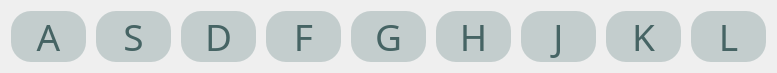
       <widget class="QWidget" name="horizontalLayoutWidget_17">
        <property name="geometry">
         <rect>
          <x>360</x>
          <y>780</y>
          <width>757</width>
          <height>61</height>
         </rect>
        </property>
        <layout class="QHBoxLayout" name="eng1_asdf">
         <property name="spacing">
          <number>10</number>
         </property>
         <item>
          <widget class="QPushButton" name="eng1_a">
           <property name="sizePolicy">
            <sizepolicy hsizetype="Expanding" vsizetype="Expanding">
             <horstretch>0</horstretch>
             <verstretch>0</verstretch>
            </sizepolicy>
           </property>
           <property name="minimumSize">
            <size>
             <width>75</width>
             <height>0</height>
            </size>
           </property>
           <property name="maximumSize">
            <size>
             <width>75</width>
             <height>16777215</height>
            </size>
           </property>
           <property name="font">
            <font>
             <family>HS봄바람체 3.0 Regular</family>
             <pointsize>28</pointsize>
            </font>
           </property>
           <property name="styleSheet">
            <string notr="true">background-color: rgb(195, 205, 205);
border:none;
border-radius:20px;
color:rgb(70, 100, 100);</string>
           </property>
           <property name="text">
            <string>A</string>
           </property>
          </widget>
         </item>
         <item>
          <widget class="QPushButton" name="eng1_s">
           <property name="sizePolicy">
            <sizepolicy hsizetype="Expanding" vsizetype="Expanding">
             <horstretch>0</horstretch>
             <verstretch>0</verstretch>
            </sizepolicy>
           </property>
           <property name="minimumSize">
            <size>
             <width>75</width>
             <height>0</height>
            </size>
           </property>
           <property name="maximumSize">
            <size>
             <width>75</width>
             <height>16777215</height>
            </size>
           </property>
           <property name="font">
            <font>
             <family>HS봄바람체 3.0 Regular</family>
             <pointsize>28</pointsize>
            </font>
           </property>
           <property name="styleSheet">
            <string notr="true">background-color: rgb(195, 205, 205);
border:none;
border-radius:20px;
color:rgb(70, 100, 100);</string>
           </property>
           <property name="text">
            <string>S</string>
           </property>
          </widget>
         </item>
         <item>
          <widget class="QPushButton" name="eng1_d">
           <property name="sizePolicy">
            <sizepolicy hsizetype="Expanding" vsizetype="Expanding">
             <horstretch>0</horstretch>
             <verstretch>0</verstretch>
            </sizepolicy>
           </property>
           <property name="minimumSize">
            <size>
             <width>75</width>
             <height>0</height>
            </size>
           </property>
           <property name="maximumSize">
            <size>
             <width>75</width>
             <height>16777215</height>
            </size>
           </property>
           <property name="font">
            <font>
             <family>HS봄바람체 3.0 Regular</family>
             <pointsize>28</pointsize>
            </font>
           </property>
           <property name="styleSheet">
            <string notr="true">background-color: rgb(195, 205, 205);
border:none;
border-radius:20px;
color:rgb(70, 100, 100);</string>
           </property>
           <property name="text">
            <string>D</string>
           </property>
          </widget>
         </item>
         <item>
          <widget class="QPushButton" name="eng1_f">
           <property name="sizePolicy">
            <sizepolicy hsizetype="Expanding" vsizetype="Expanding">
             <horstretch>0</horstretch>
             <verstretch>0</verstretch>
            </sizepolicy>
           </property>
           <property name="minimumSize">
            <size>
             <width>75</width>
             <height>0</height>
            </size>
           </property>
           <property name="maximumSize">
            <size>
             <width>75</width>
             <height>16777215</height>
            </size>
           </property>
           <property name="font">
            <font>
             <family>HS봄바람체 3.0 Regular</family>
             <pointsize>28</pointsize>
            </font>
           </property>
           <property name="styleSheet">
            <string notr="true">background-color: rgb(195, 205, 205);
border:none;
border-radius:20px;
color:rgb(70, 100, 100);</string>
           </property>
           <property name="text">
            <string>F</string>
           </property>
          </widget>
         </item>
         <item>
          <widget class="QPushButton" name="eng1_g">
           <property name="sizePolicy">
            <sizepolicy hsizetype="Expanding" vsizetype="Expanding">
             <horstretch>0</horstretch>
             <verstretch>0</verstretch>
            </sizepolicy>
           </property>
           <property name="minimumSize">
            <size>
             <width>75</width>
             <height>0</height>
            </size>
           </property>
           <property name="maximumSize">
            <size>
             <width>75</width>
             <height>16777215</height>
            </size>
           </property>
           <property name="font">
            <font>
             <family>HS봄바람체 3.0 Regular</family>
             <pointsize>28</pointsize>
            </font>
           </property>
           <property name="styleSheet">
            <string notr="true">background-color: rgb(195, 205, 205);
border:none;
border-radius:20px;
color:rgb(70, 100, 100);</string>
           </property>
           <property name="text">
            <string>G</string>
           </property>
          </widget>
         </item>
         <item>
          <widget class="QPushButton" name="eng1_h">
           <property name="sizePolicy">
            <sizepolicy hsizetype="Expanding" vsizetype="Expanding">
             <horstretch>0</horstretch>
             <verstretch>0</verstretch>
            </sizepolicy>
           </property>
           <property name="minimumSize">
            <size>
             <width>75</width>
             <height>0</height>
            </size>
           </property>
           <property name="maximumSize">
            <size>
             <width>75</width>
             <height>16777215</height>
            </size>
           </property>
           <property name="font">
            <font>
             <family>HS봄바람체 3.0 Regular</family>
             <pointsize>28</pointsize>
            </font>
           </property>
           <property name="styleSheet">
            <string notr="true">background-color: rgb(195, 205, 205);
border:none;
border-radius:20px;
color:rgb(70, 100, 100);</string>
           </property>
           <property name="text">
            <string>H</string>
           </property>
          </widget>
         </item>
         <item>
          <widget class="QPushButton" name="eng1_j">
           <property name="sizePolicy">
            <sizepolicy hsizetype="Expanding" vsizetype="Expanding">
             <horstretch>0</horstretch>
             <verstretch>0</verstretch>
            </sizepolicy>
           </property>
           <property name="minimumSize">
            <size>
             <width>75</width>
             <height>0</height>
            </size>
           </property>
           <property name="maximumSize">
            <size>
             <width>75</width>
             <height>16777215</height>
            </size>
           </property>
           <property name="font">
            <font>
             <family>HS봄바람체 3.0 Regular</family>
             <pointsize>28</pointsize>
            </font>
           </property>
           <property name="styleSheet">
            <string notr="true">background-color: rgb(195, 205, 205);
border:none;
border-radius:20px;
color:rgb(70, 100, 100);</string>
           </property>
           <property name="text">
            <string>J</string>
           </property>
          </widget>
         </item>
         <item>
          <widget class="QPushButton" name="eng1_k">
           <property name="sizePolicy">
            <sizepolicy hsizetype="Expanding" vsizetype="Expanding">
             <horstretch>0</horstretch>
             <verstretch>0</verstretch>
            </sizepolicy>
           </property>
           <property name="minimumSize">
            <size>
             <width>75</width>
             <height>0</height>
            </size>
           </property>
           <property name="maximumSize">
            <size>
             <width>75</width>
             <height>16777215</height>
            </size>
           </property>
           <property name="font">
            <font>
             <family>HS봄바람체 3.0 Regular</family>
             <pointsize>28</pointsize>
            </font>
           </property>
           <property name="styleSheet">
            <string notr="true">background-color: rgb(195, 205, 205);
border:none;
border-radius:20px;
color:rgb(70, 100, 100);</string>
           </property>
           <property name="text">
            <string>K</string>
           </property>
          </widget>
         </item>
         <item>
          <widget class="QPushButton" name="eng1_l">
           <property name="sizePolicy">
            <sizepolicy hsizetype="Expanding" vsizetype="Expanding">
             <horstretch>0</horstretch>
             <verstretch>0</verstretch>
            </sizepolicy>
           </property>
           <property name="minimumSize">
            <size>
             <width>75</width>
             <height>0</height>
            </size>
           </property>
           <property name="maximumSize">
            <size>
             <width>75</width>
             <height>16777215</height>
            </size>
           </property>
           <property name="font">
            <font>
             <family>HS봄바람체 3.0 Regular</family>
             <pointsize>28</pointsize>
            </font>
           </property>
           <property name="styleSheet">
            <string notr="true">background-color: rgb(195, 205, 205);
border:none;
border-radius:20px;
color:rgb(70, 100, 100);</string>
           </property>
           <property name="text">
            <string>L</string>
           </property>
          </widget>
         </item>
        </layout>
       </widget>
